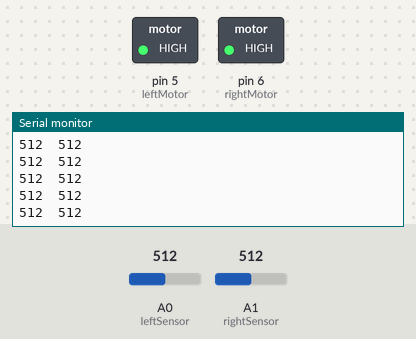
This sketch was run on a simulated Arduino Uno, built with avr-gcc and run on an emulated ATmega328P. On the bench: switched loads named in the sketch (green lamp = pin HIGH), the last lines printed to the serial monitor. The inputs (shaded band) are chosen by the test bench; at power-on: A0 (leftSensor) = 512, A1 (rightSensor) = 512.

Above: at 1.2 s.
1.3 s: A0 (leftSensor) set to 11
At 2.1 s:
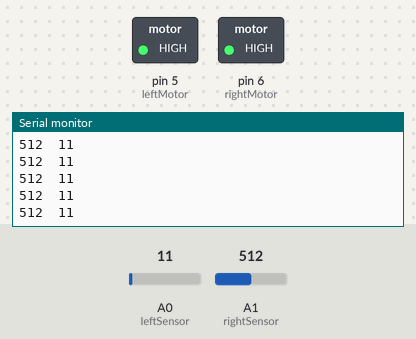
2.8 s: A0 (leftSensor) set to 8
At 3.4 s:
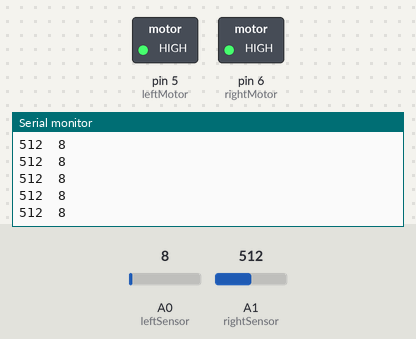
4.3 s: A1 (rightSensor) set to 985
At 5.1 s:
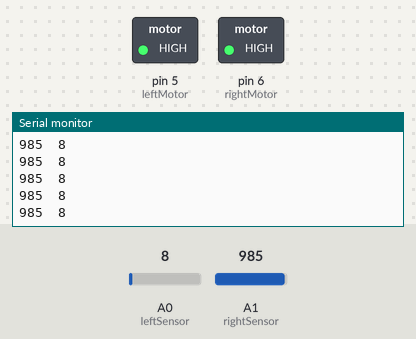
5.8 s: A1 (rightSensor) set to 1016
At 6.8 s:
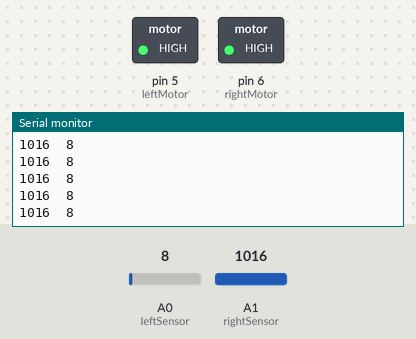
Timing chart, 0 to 8.3 s (numbered marks = the images above; inputs shaded):
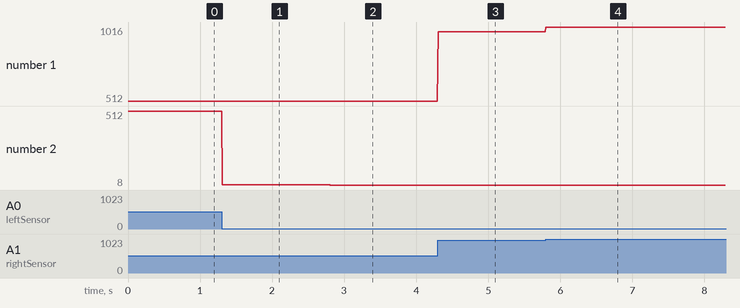

The sketch:

testing.ino
```cpp
/*
This program is for testing carmen miranda or don francisco
*/

// motors
const int rightMotor = 6;
const int leftMotor = 5;

// sensors
const int rightSensor = A1;
const int leftSensor = A0;

void setup()
{


  // Set the mode of the digital pins to outputs to drive the motors
  // (the analog inputs are automatically inputs and so don’t need to be set)
  pinMode( rightMotor, OUTPUT ); // motor
  pinMode( leftMotor , OUTPUT ); // motor
  Serial.begin(9600);

  // test right side
  digitalWrite(rightMotor, HIGH);

  // test left side
  digitalWrite(leftMotor, HIGH);
}

void loop()
{
  Serial.print(analogRead(rightSensor));
  Serial.print('\t');
  Serial.print(analogRead(leftSensor));
  Serial.println();
  delay(10);

}
```

Measured:
- after the input at 1.3 s, the serial monitor: prints a new line at once (image 1)
- after the input at 2.8 s, the serial monitor: prints a new line at once (image 2)
- after the input at 4.3 s, the serial monitor: prints a new line at once (image 3)
- after the input at 5.8 s, the serial monitor: prints a new line at once (image 4)
- plotted number 1: 512 → 985 after the input at 4.3 s, 985 → 1016 after the input at 5.8 s
- plotted number 2: 512 → 11 after the input at 1.3 s, 11 → 8 after the input at 2.8 s
